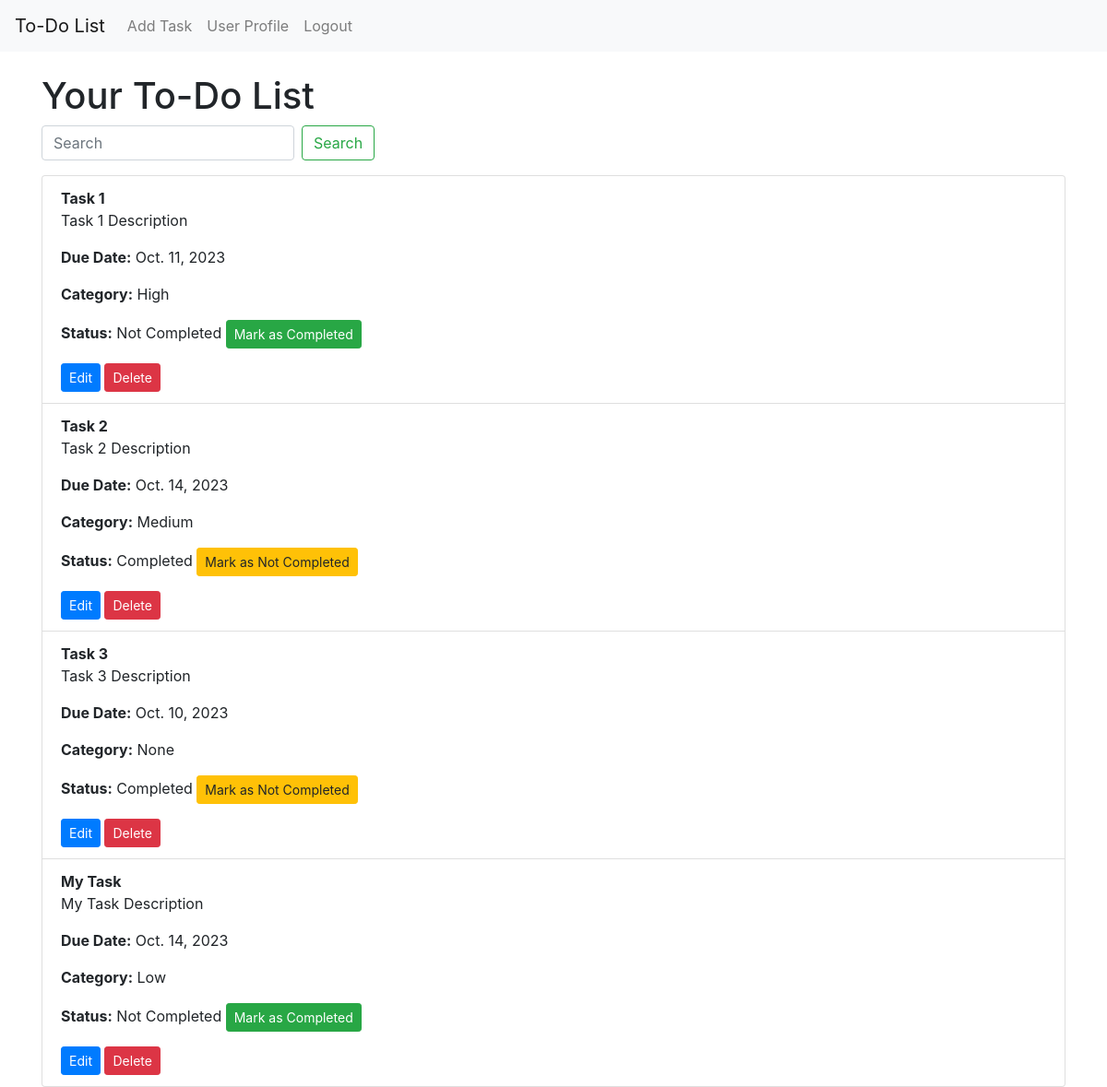
The app's page /home/ (signed in) with its own data.
### toDo/models.py (models this page shows, shortened)
class Task(models.Model):
    user = models.ForeignKey(User, on_delete=models.CASCADE)
    name = models.CharField(max_length=200)
    description = models.TextField()
    completed = models.BooleanField(default=False)
    due_date = models.DateField(null=True, blank=True)
    category = models.CharField(max_length=50, choices=[
        ('High', 'High Priority'),
        ('Medium', 'Medium Priority'),
        ('Low', 'Low Priority'),
        ('None', 'No Priority'),
    ], default='None')

### toDo/views.py (the view)
# urls.py: path('home/', views.home_view, name='home'),
@login_required
def home_view(request):
    tasks = Task.objects.filter(user=request.user)  # Filter tasks by the logged-in user
    return render(request, 'home.html', {'tasks': tasks})

### toDo/templates/home.html (shortened to what this page needs)
<!DOCTYPE html>
<html>
<head>
    <link rel="stylesheet" href="https://maxcdn.bootstrapcdn.com/bootstrap/4.5.2/css/bootstrap.min.css">
</head>
<body>
    <nav class="navbar navbar-expand-lg navbar-light bg-light">
        <a class="navbar-brand" href="#">To-Do List</a>
        <div class="collapse navbar-collapse" id="navbarNav">
            <ul class="navbar-nav">
                <li class="nav-item">
                    <a class="nav-link" href="{% url 'add_task' %}">Add Task</a>
                </li>
                <li class="nav-item">
                    <a class="nav-link" href="{% url 'profile' %}">User Profile</a>
                </li>
                <li class="nav-item">
                    <a class="nav-link" href="{% url 'logout' %}">Logout</a>
                </li>
            </ul>
        </div>
    </nav>
    <div class="container mt-4">
        <h1>Your To-Do List</h1>
        <form  method="get" class="form-inline mb-3" action="{% url 'search_task' %}">
            <input class="form-control mr-sm-2" type="text" placeholder="Search" aria-label="Search" name="q">
            <button class="btn btn-outline-success my-2 my-sm-0" type="submit">Search</button>
        </form>
        <ul class="list-group">
            {% for task in tasks %}
                <li class="list-group-item">
                    <strong>{{ task.name }}</strong>
                    <p>{{ task.description }}</p>
                    {% if task.due_date %}
                        <p><strong>Due Date:</strong> {{ task.due_date }}</p>
                    {% endif %}
                    {% if task.category %}
                        <p><strong>Category:</strong> {{ task.category }}</p>
                    {% endif %}
                    <p><strong>Status:</strong>
                        {% if task.completed %}
                            Completed
                            <a href="{% url 'toggle_task_status' task.id %}" class="btn btn-warning btn-sm">Mark as Not Completed</a>
                        {% else %}
                            Not Completed
                            <a href="{% url 'toggle_task_status' task.id %}" class="btn btn-success btn-sm">Mark as Completed</a>
                        {% endif %}
                    </p>
                    <a href="{% url 'edit_task' task.id %}" class="btn btn-primary btn-sm">Edit</a>
                    <button class="btn btn-danger btn-sm" data-toggle="modal" data-target="#deleteTaskModal{{ task.id }}">
                        Delete
                    </button>
                </li>
            {% empty %}
                <p>No tasks found.</p>
                <a href="{% url 'add_task' %}" style="width: 200px;" class="btn btn-primary">Create Task</a>
            {% endfor %}
        </ul>
    </div>
</body>
</html>

### records on screen
Task: name "Task 1", description "Task 1 Description", due_date "Oct. 11, 2023", category "High", completed "Not Completed"
Task: name "Task 2", description "Task 2 Description", due_date "Oct. 14, 2023", category "Medium", completed "Completed"
Task: name "Task 3", description "Task 3 Description", due_date "Oct. 10, 2023", category "None", completed "Completed"
Task: name "My Task", description "My Task Description", due_date "Oct. 14, 2023", category "Low", completed "Not Completed"
